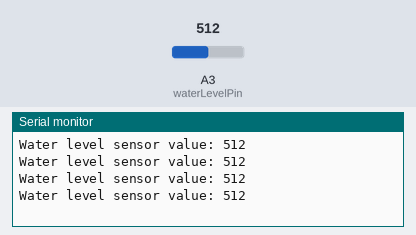
Bench run of a sketch on a simulated Arduino Uno, built with avr-gcc and run on an emulated ATmega328P. Shown: the last lines printed to the serial monitor. The inputs (shaded band) are chosen by the test bench; at power-on: A3 (waterLevelPin) = 512.

Above: at 1.2 s.
1.3 s: A3 (waterLevelPin) set to 716
At 1.71 s:
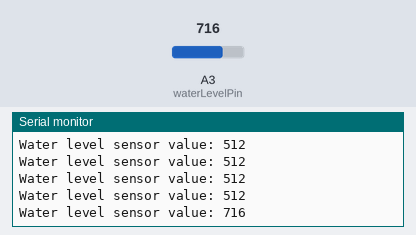
2.8 s: A3 (waterLevelPin) set to 900
At 2.91 s:
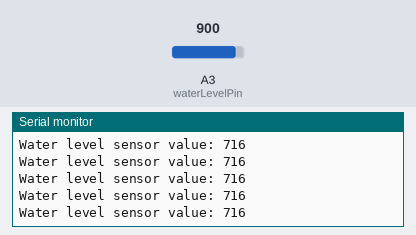
Timing chart, 0 to 5.8 s (numbered marks = the images above; inputs shaded):
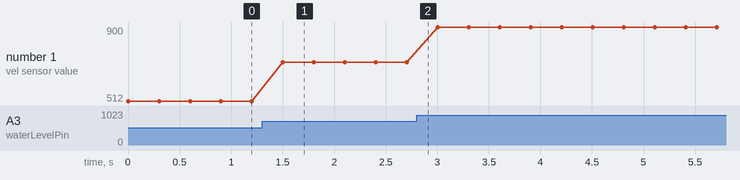

The sketch:

Water_Tank_Threshold_Test.ino
```cpp
/*
This projects design and code is by Lewis at DIY Machines.

There is an instructional video to go along with the project available here: https://youtu.be/T_tpKoNCVYw
The code is published and maintained here: https://github.com/DIY-Machines/SmartPlantV1

*/


// These constants won't change. They're used to give names to the pins used:
const int waterLevelPin = A3; // Analoge pin water level sensor is connected to  - below 50 = refill


int sensorWaterLevelValue = 0;        // somewhere to store the value read from the waterlevel sensor

void setup() {
  // put your setup code here, to run once:
    Serial.begin(9600);

}

void loop() {
  // put your main code here, to run repeatedly:

  sensorWaterLevelValue = analogRead(waterLevelPin); //read the value of the water level sensor
  Serial.print("Water level sensor value: "); //print it to the serial monitor
  Serial.println(sensorWaterLevelValue);

   delay(300); //wait before checking the water level

}
```

Measured:
- after the input at 1.3 s, the serial monitor: prints a new line after 0.20 s (image 1)
- plotted number 1: 512 → 716 after the input at 1.3 s, 716 → 900 after the input at 2.8 s
